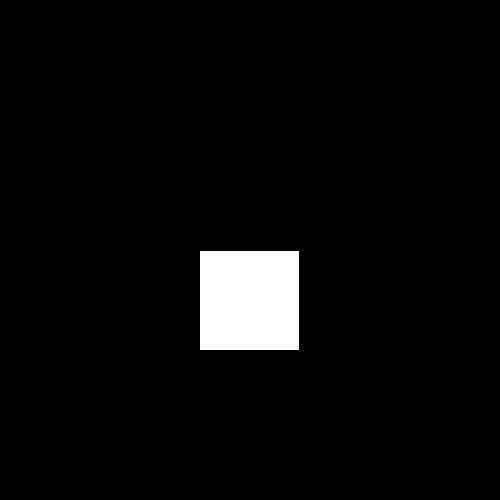
Frame 1 (no input)
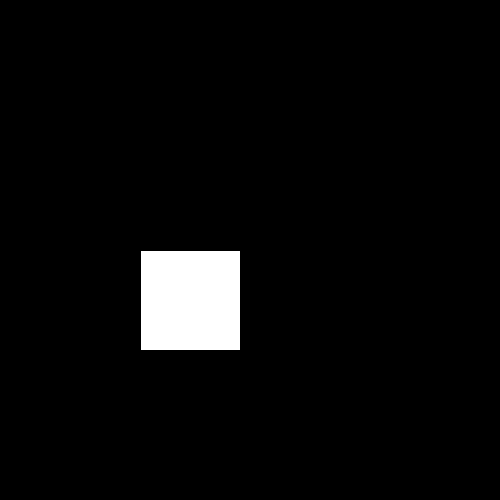
Frame 60 (the mouse pressed at the canvas centre just before this capture)
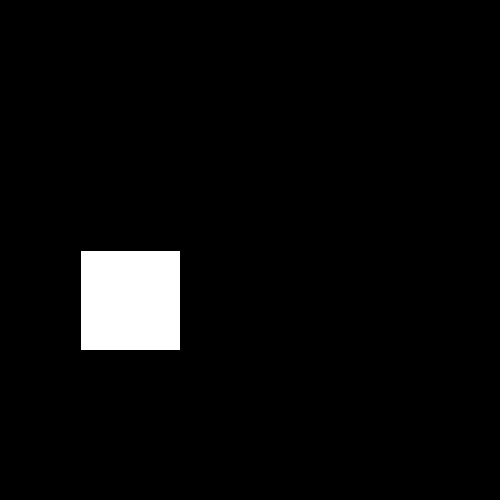
Frame 120 (the mouse held since frame 60 and released just before this capture)

The Processing sketch that drew these frames (run headless with seeded random() and noise(); from frame 60 on, the mouse is pressed at the canvas centre):

// Processing sketch: week3_negativeReturn
// ── week3_negativeReturn.pde
int x;

void setup(){
size(500,500);
x=200;
}

void draw(){

background(0);
x = x-1;

x = x % width;

rectMode(CORNERS);
rect(x,height/2,x+100,height/2+100);

if(x+100<0){
  x=width;
}
}
